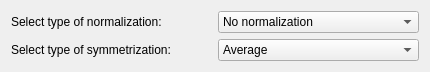
     <widget class="QWidget" name="layoutWidget">
      <property name="geometry">
       <rect>
        <x>12</x>
        <y>20</y>
        <width>430</width>
        <height>58</height>
       </rect>
      </property>
      <layout class="QGridLayout" name="gridLayout_7">
       <item row="0" column="0">
        <widget class="QLabel" name="label_12">
         <property name="text">
          <string>Select type of normalization: </string>
         </property>
        </widget>
       </item>
       <item row="0" column="1">
        <widget class="QComboBox" name="type_of_normalization_comboBox">
         <item>
          <property name="text">
           <string>No normalization</string>
          </property>
         </item>
         <item>
          <property name="text">
           <string>Whole normalization</string>
          </property>
         </item>
         <item>
          <property name="text">
           <string>Row region normalization</string>
          </property>
         </item>
         <item>
          <property name="text">
           <string>Row column normalization</string>
          </property>
         </item>
        </widget>
       </item>
       <item row="1" column="0">
        <widget class="QLabel" name="label_13">
         <property name="text">
          <string>Select type of symmetrization: </string>
         </property>
        </widget>
       </item>
       <item row="1" column="1">
        <widget class="QComboBox" name="type_of_symmetrization_comboBox">
         <item>
          <property name="text">
           <string>Average</string>
          </property>
         </item>
         <item>
          <property name="text">
           <string>Maximum</string>
          </property>
         </item>
         <item>
          <property name="text">
           <string>Minimum</string>
          </property>
         </item>
        </widget>
       </item>
      </layout>
     </widget>
